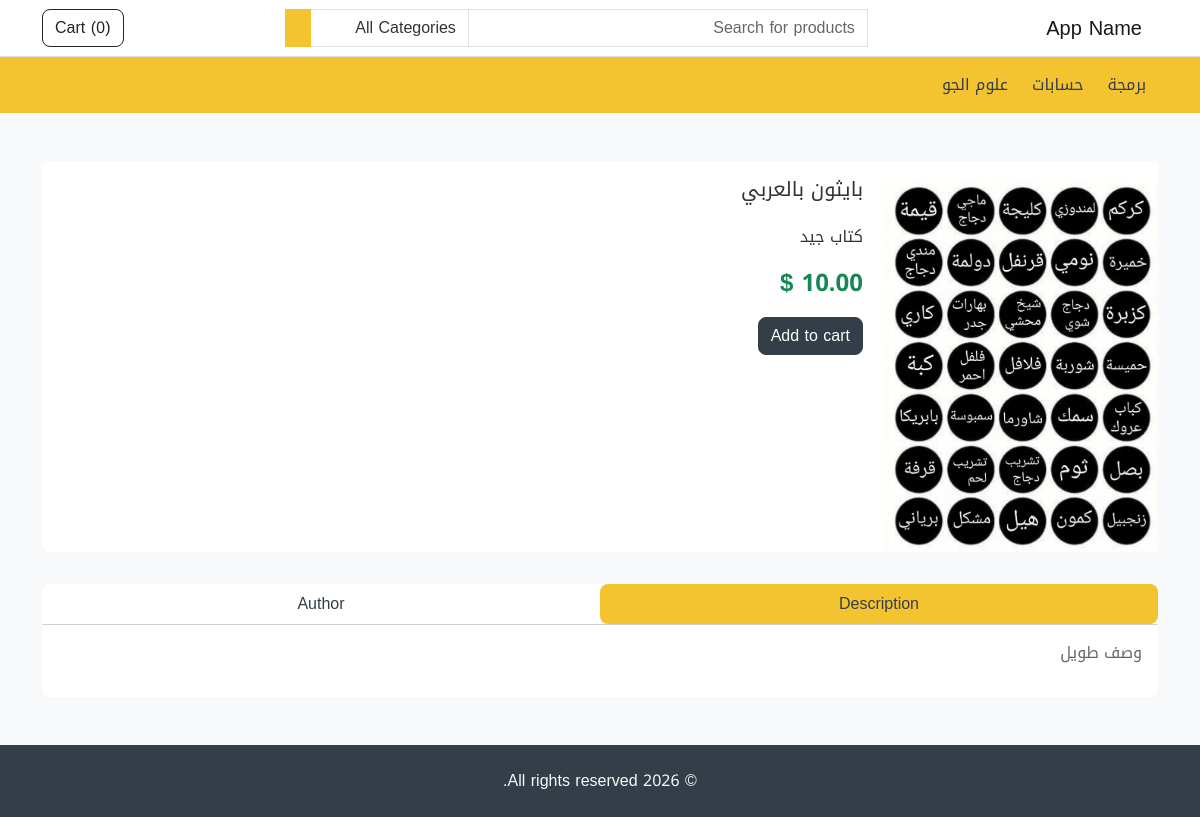
Page /product/1 on the committed database.
### store/models.py (models this page shows, shortened)
class Category (models.Model):
    name = models.CharField(max_length=255, unique=True)
    featured = models.BooleanField(default=False)
    order = models.IntegerField(default=1)
    created_at = models.DateTimeField(auto_now_add=True)
    updated_at = models.DateTimeField(auto_now=True)

class Product (models.Model):
    name = models.CharField(max_length=255)
    short_description = models.TextField(null=True)
    description = models.TextField()
    image = models.ImageField ()
    pdf_file = models.FileField(null=True)
    price = models.FloatField()
    featured = models.BooleanField(default=False)
    category = models.ForeignKey(Category, on_delete=models.PROTECT)
    author = models.ForeignKey(Author, on_delete=models.SET_NULL, null=True)
    created_at = models.DateTimeField(auto_now_add=True)
    updated_at = models.DateTimeField(auto_now=True)

### store/views.py (the view)
# urls.py: path('product/<int:pid>', views.product, name='store.product'),
def product(request, pid):
    model = get_object_or_404(Product, pk=pid)
    return render(request, 'product.html', {'product': model})

### store/custom_context_processors.py (called while the page is built, shortened)
def store_website(request):
    categories = Category.objects.order_by('order')
    cart_items_count = 0
    cart_total_price = 0
    cart_products = []
    session_id = request.session.session_key
    return {
        'categories': categories,
        'cart_items_count': cart_items_count,
        'cart_total_price': cart_total_price,
        'cart_products': cart_products,
    }

### store/templatetags/my_filters.py (called while the page is built)
def currency(value):
    return '{:.2f} $'.format(value)

### store/templates/product.html (shortened to what this page needs)
{% extends "base.html" %}
{% load i18n my_filters %}
{% block content %}
    <div class="container my-5">
      <section>
        <div class="card mb-3">
          <div class="row g-0">
            <div class="col-md-3">
              <div class="swiper my-auto swiper-product">
                <div class="swiper-wrapper">
                  <div class="swiper-slide">
                    <img src="{{ product.image.url }}" class="img-fluid" alt="{{ product.name }}" />
                  </div>
                </div>
              </div>
            </div>
            <div class="col-md-9">
              <div class="card-body">
                <h5 class="card-title">{{ product.name }}</h5>
                <p class="card-text mt-4">
                  {{ product.short_description }}
                </p>
                <p class="card-text fs-4">
                  <strong class="text-success mt-3"> {{ product.price|currency }} </strong>
                </p>
                <button class="btn btn-secondary" data-url="{% url 'store.cart_add' product.id %}" onclick="cartUpdate(event, this)">
                  {% trans "Add to cart" %}
                </button>
              </div>
            </div>
          </div>
        </div>
      </section>
      <section>
        <div class="card">
          <div class="card-header p-0 bg-white">
            <ul class="nav nav-pills nav-justified" id="pills-tab" role="tablist">
              <li class="nav-item" role="presentation">
                <button class="nav-link active text-secondary" id="pills-home-tab" data-bs-toggle="pill"
                  data-bs-target="#pills-home" type="button" role="tab" aria-controls="pills-home" aria-selected="true">
                  {% trans "Description" %}
                </button>
              </li>
              <li class="nav-item" role="presentation">
                <button class="nav-link text-secondary" id="pills-profile-tab" data-bs-toggle="pill"
                  data-bs-target="#pills-profile" type="button" role="tab" aria-controls="pills-profile"
                  aria-selected="false">
                  {% trans "Author" %}
                </button>
              </li>
            </ul>
          </div>
          <div class="card-body">
            <div class="tab-content" id="pills-tabContent">
              <div class="tab-pane fade show active" id="pills-home" role="tabpanel" aria-labelledby="pills-home-tab">
                <p class="fs-6 text-muted">
                  {{ product.description }}
                </p>
              </div>
            </div>
          </div>
        </div>
      </section>
    </div>
{%endblock content %}

### store/templates/partials/header.html (shortened to what this page needs)
{% load i18n my_filters %}
<nav class="navbar navbar-expand-lg navbar-light bg-white border-bottom">
    <div class="container">
      <a class="navbar-brand" href="/"> {% trans "App Name" %}</a>
      <div class="collapse navbar-collapse mt-2 mt-lg-0" id="navbarSupportedContent">
        {% include "partials/header-search.html" %}
        <ul class="navbar-nav my-2 my-lg-0">
          <li class="nav-item">
            <a href="{% url 'store.cart' %}" class="btn btn-outline-dark" type="button">
              {% trans "Cart" %} (<span id="cart-count">{{ cart_items_count|default:0 }}</span>)
            </a>
          </li>
        </ul>
      </div>
    </div>
  </nav>
  <nav class="navbar navbar-expand-lg navbar-light bg-primary">
    <div class="container">
      <div class="collapse navbar-collapse mt-2 mt-lg-0" id="navbarSupportedContent">
        <ul class="navbar-nav my-2 my-lg-0">
          {% for category in categories %}
            <li class="nav-item">
              <a class="nav-link mx-1" href="{% url 'store.category' category.id %}" role="button">
                {{ category.name }}
              </a>
            </li>
          {% endfor %}
        </ul>
      </div>
    </div>
  </nav>

### rows in the picture
Category: name "برمجة"
Category: name "حسابات"
Category: name "علوم الجو"
Product: image (picture), name "بايثون بالعربي", short_description "كتاب جيد", price "10.00 $", description "وصف طويل"

### other values in the picture
{{ cart_items_count|default:0 }} "0"
